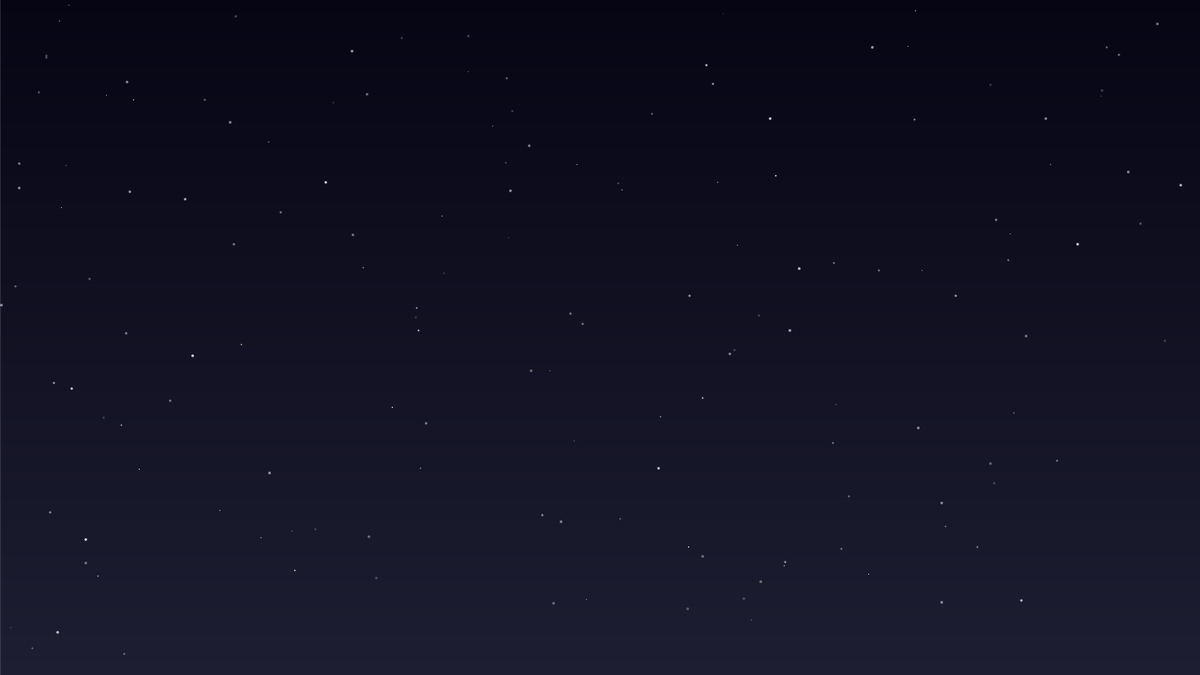
Frame 1 (no input)
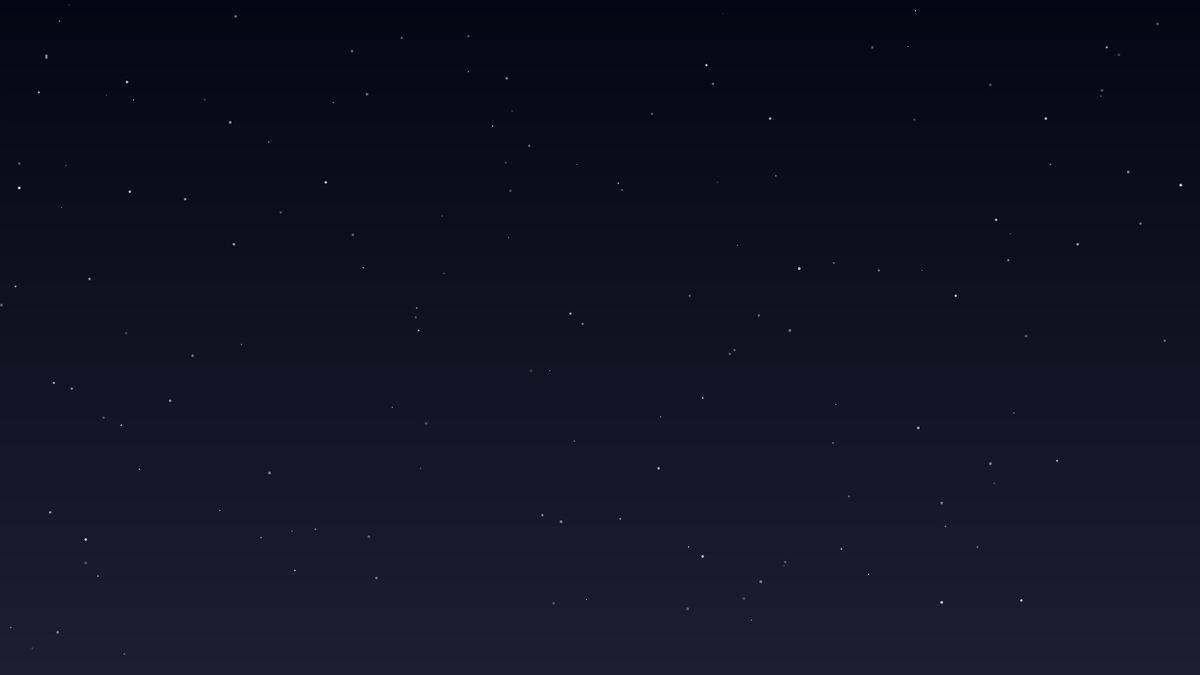
Frame 60 (the mouse pressed at the canvas centre just before this capture)
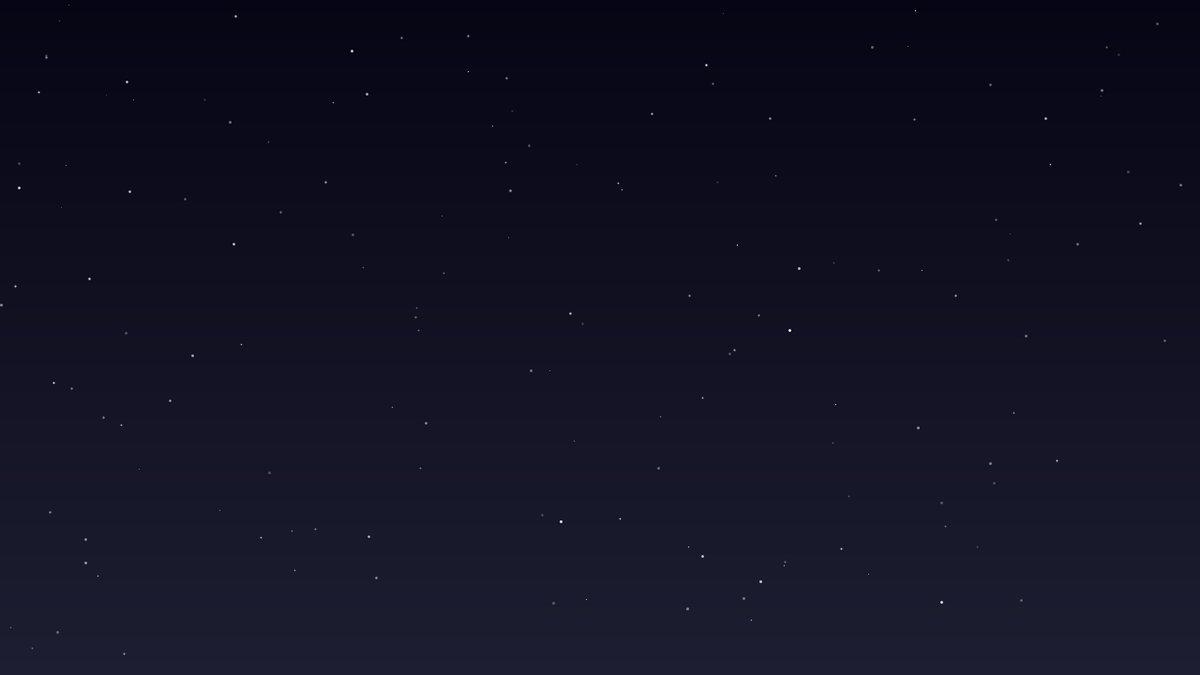
Frame 120 (the mouse held since frame 60 and released just before this capture)

The Processing sketch that drew these frames (run headless with seeded random() and noise(); from frame 60 on, the mouse is pressed at the canvas centre):

// Processing sketch: Sample_Starts
// ── Sample_Starts.pde
/*
  星空サンプル - Main.pde
  SharedResources/Sample_Starts/Main.pde
  removeIf を使わない安全な削除ループへ置換済み
*/

 // 星空の背景用クラス
GradientBackground bg;

// 星群
Starfield stars;

// 流れ星リスト
ArrayList<ShootingStar> shooting_stars;

// 次の流れ星発生時間（ミリ秒）
int nextTime;

void setup() {
  size(1280, 720);
  frameRate(60);
  rectMode(CORNER);
  imageMode(CORNER);
  ellipseMode(CORNER);
  textAlign(CENTER, CENTER);

  bg = new GradientBackground();

  stars = new Starfield(width, height, 150);

  shooting_stars = new ArrayList<ShootingStar>();
  nextTime = millis() + (int)random(3000, 8000);
}

void draw() {

  // グラデーション背景を描画
  bg.draw();

  // 星空を更新・描画
  stars.update();
  stars.draw();

  // 流れ星の発生
  if (millis() > nextTime) {
    // 新しい流れ星を追加
    shooting_stars.add(new ShootingStar());
    nextTime = millis() + (int)random(5000, 15000);
  }

  // 画面外の流れ星を配列から安全に削除する（逆順ループ）
  // [なぜ?] 前から削除するとインデックスがずれてループの飛びやConcurrentModificationの原因になるため
  for (int i = shooting_stars.size() - 1; i >= 0; i--) {
    ShootingStar s = shooting_stars.get(i);
    if (!s.active) {
      shooting_stars.remove(i);
    }
  }

  // 流れ星のアップデートと描画
  for (int i = 0; i < shooting_stars.size(); i++) {
    ShootingStar star = shooting_stars.get(i);
    star.update();
    star.draw();
  }
}

/* --- 補助クラス（参照のみ） ---
   GradientBackground, Starfield, ShootingStar は別ファイルで定義されている前提
   ここでは Main のフローだけを管理する
*/

// ── GradientBackground.pde

//グラデーションの背景を作るクラス
//表示だけで当たり判定がないので、BaseClassを継承せずに作成

class GradientBackground {
  color top, bottom;

  GradientBackground() {
    top = color(5, 5, 20);
    bottom = color(30, 30, 50);
  }

  void draw() {
    
    //少しずつ色を変えた線を描画することでグラデーションにする
    //widthやheightを変更して、任意のサイズのグラデーションを作れる
    
    for (int i = 0; i <= height; i++) {
      stroke(lerpColor(top, bottom, map(i, 0, height, 0, 1)));
      line(0, i, width, i);
    }
    noStroke();
  }

  void set(color t, color b) {
    top = t;
    bottom = b;
  }
}

// ── ShootingStar.pde
class ShootingStar {
  float x, y, vx, vy, tail;
  boolean active;

  ShootingStar() {
    x = random(width * 0.8, width * 1.2);
    y = random(-height * 0.2, height * 0.3);
    vx = random(-8, -3);
    vy = random(2, 6);
    tail = random(30, 80);
    active = true;
  }

  void update() {
    if (!active) return;
    x += vx;
    y += vy;
    if (x < -100 || y > height + 100) active = false;
  }

  void draw() {
    if (!active) return;
    stroke(255, 255, 200);
    line(x, y, x + tail * (-vx/8), y + tail * (-vy/8));
    stroke(255);
    point(x, y);
  }
}

// ── Starfield.pde


//星空を作るクラス
//表示だけで移動や当たり判定がないので、BaseClassを継承せずに作成


// ------------------------------------------------------------
// 使い方
// このファイル(Starfield.pde)を自分のプロジェクトにコピーする

// メインプログラムに星空クラスを管理する変数を宣言する
// Starfield stars;

// setup() で クラスを初期化する
// stars = new Starfield(width, height, 150);
// stars = new Starfield(星空の範囲（横）, 星空の範囲（高さ）, 星の数);

// draw() で計算と描画する
// stars.update();
// stars.draw();
// ------------------------------------------------------------


//星を複数まとめて管理するクラス
//下にある Star クラスをたくさん保持する

class Starfield {

  //星クラスを入れておく配列
  ArrayList<Star> stars;

  //指定範囲に指定の数の星クラスを作成する
  Starfield(float w, float h, int count) {
    stars = new ArrayList<Star>();
    for (int i = 0; i < count; i++) {
      stars.add(new Star(w, h));
    }
  }

  void update() {
    for (Star s : stars) {
      s.update();
    }
  }

  void draw() {
    for (Star s : stars) {
      s.draw();
    }
  }
}


//星ひとつ分のクラス

class Star {

  float x, y, brightness, base, phase, freq, size;

  Star(float w, float h) {

    // 座標のランダム
    x = random(w);
    y = random(h);

    // 明るさの変化を作る変数
    // sin を使って周期的に変化させる
    base = random(100, 255);
    brightness = base; // 明るさの初期値
    phase = random(TWO_PI); // 星ごとに変化の開始点をランダムにする
    freq = random(0.5, 2.0); // 変化のスピード 
    size = random(1, 3); // サイズをランダムにする
  }

  void update() {
    //明るさ変化の計算
    phase += 0.02 * freq;
    brightness = base * (sin(phase) * 0.3 + 0.7);
  }

  void draw() {
    //星を描く
    stroke(255, 255, 255, brightness);
    strokeWeight(size);
    point(x, y);
  }
}
